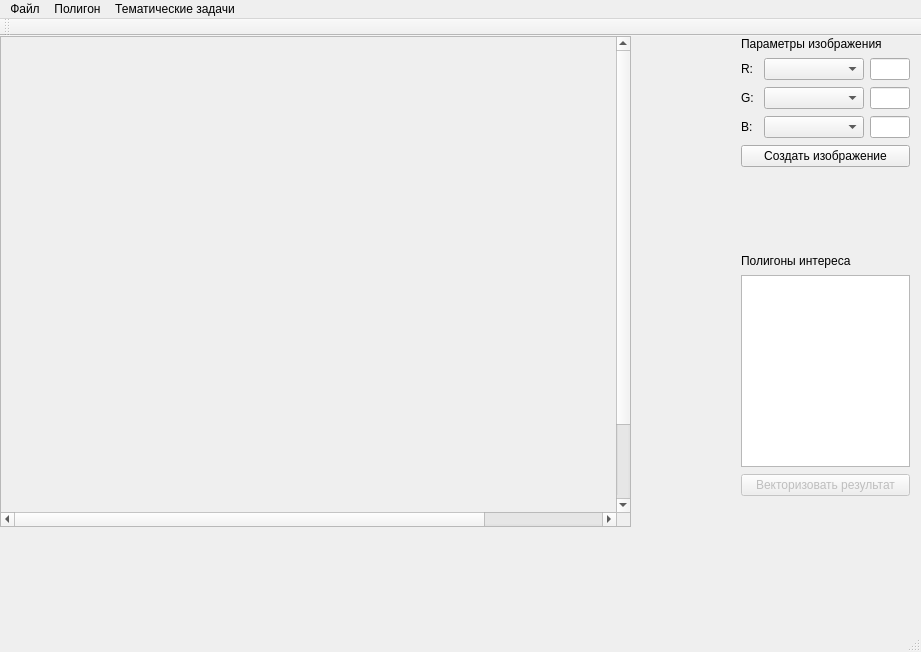
<?xml version="1.0" encoding="UTF-8"?>
<ui version="4.0">
 <class>DNSpecBath</class>
 <widget class="QMainWindow" name="DNSpecBath">
  <property name="geometry">
   <rect>
    <x>0</x>
    <y>0</y>
    <width>921</width>
    <height>652</height>
   </rect>
  </property>
  <property name="windowTitle">
   <string>Spectral Bathynometry</string>
  </property>
  <widget class="QWidget" name="centralWidget">
   <widget class="QScrollArea" name="scrollArea">
    <property name="geometry">
     <rect>
      <x>0</x>
      <y>0</y>
      <width>631</width>
      <height>491</height>
     </rect>
    </property>
    <property name="widgetResizable">
     <bool>false</bool>
    </property>
    <widget class="QWidget" name="scrollAreaWidgetContents">
     <property name="geometry">
      <rect>
       <x>0</x>
       <y>0</y>
       <width>769</width>
       <height>569</height>
      </rect>
     </property>
    </widget>
   </widget>
   <widget class="DNWidgetImage" name="DNWPic" native="true">
    <property name="geometry">
     <rect>
      <x>190</x>
      <y>490</y>
      <width>181</width>
      <height>101</height>
     </rect>
    </property>
    <property name="mouseTracking">
     <bool>true</bool>
    </property>
   </widget>
   <widget class="QWidget" name="WidgetViewParam" native="true">
    <property name="geometry">
     <rect>
      <x>740</x>
      <y>0</y>
      <width>171</width>
      <height>461</height>
     </rect>
    </property>
    <layout class="QGridLayout" name="LayRGB" rowstretch="0,0,0,0,0,0,0">
     <property name="sizeConstraint">
      <enum>QLayout::SetMinAndMaxSize</enum>
     </property>
     <property name="margin">
      <number>1</number>
     </property>
     <property name="spacing">
      <number>7</number>
     </property>
     <item row="2" column="0" colspan="2">
      <widget class="QPushButton" name="ButtonReCalcImg">
       <property name="text">
        <string>Создать изображение</string>
       </property>
      </widget>
     </item>
     <item row="5" column="0" colspan="2">
      <widget class="QTreeWidget" name="treePolygons">
       <attribute name="headerVisible">
        <bool>false</bool>
       </attribute>
       <column>
        <property name="text">
         <string notr="true">1</string>
        </property>
       </column>
      </widget>
     </item>
     <item row="1" column="0" colspan="2">
      <layout class="QGridLayout" name="gridLayout" rowstretch="0,0,0,0" columnstretch="0,50,0" rowminimumheight="0,0,0,0" columnminimumwidth="0,50,0">
       <property name="sizeConstraint">
        <enum>QLayout::SetFixedSize</enum>
       </property>
       <property name="verticalSpacing">
        <number>7</number>
       </property>
       <item row="1" column="0">
        <widget class="QLabel" name="label">
         <property name="text">
          <string>R:</string>
         </property>
        </widget>
       </item>
       <item row="2" column="0">
        <widget class="QLabel" name="label_2">
         <property name="text">
          <string>G:</string>
         </property>
        </widget>
       </item>
       <item row="2" column="2">
        <widget class="QLineEdit" name="EditKG">
         <property name="minimumSize">
          <size>
           <width>40</width>
           <height>0</height>
          </size>
         </property>
         <property name="maximumSize">
          <size>
           <width>40</width>
           <height>16777215</height>
          </size>
         </property>
        </widget>
       </item>
       <item row="3" column="0">
        <widget class="QLabel" name="label_3">
         <property name="text">
          <string>B:</string>
         </property>
        </widget>
       </item>
       <item row="3" column="2">
        <widget class="QLineEdit" name="EditKB">
         <property name="minimumSize">
          <size>
           <width>40</width>
           <height>0</height>
          </size>
         </property>
         <property name="maximumSize">
          <size>
           <width>40</width>
           <height>16777215</height>
          </size>
         </property>
        </widget>
       </item>
       <item row="1" column="2">
        <widget class="QLineEdit" name="EditKR">
         <property name="minimumSize">
          <size>
           <width>40</width>
           <height>0</height>
          </size>
         </property>
         <property name="maximumSize">
          <size>
           <width>40</width>
           <height>16777215</height>
          </size>
         </property>
        </widget>
       </item>
       <item row="3" column="1">
        <widget class="QComboBox" name="ComboB">
         <property name="minimumSize">
          <size>
           <width>100</width>
           <height>0</height>
          </size>
         </property>
         <property name="maximumSize">
          <size>
           <width>100</width>
           <height>16777215</height>
          </size>
         </property>
        </widget>
       </item>
       <item row="2" column="1">
        <widget class="QComboBox" name="ComboG">
         <property name="minimumSize">
          <size>
           <width>100</width>
           <height>0</height>
          </size>
         </property>
        </widget>
       </item>
       <item row="1" column="1">
        <widget class="QComboBox" name="ComboR">
         <property name="minimumSize">
          <size>
           <width>100</width>
           <height>0</height>
          </size>
         </property>
         <property name="sizeAdjustPolicy">
          <enum>QComboBox::AdjustToContents</enum>
         </property>
        </widget>
       </item>
      </layout>
     </item>
     <item row="0" column="0">
      <widget class="QLabel" name="label_4">
       <property name="text">
        <string>Параметры изображения</string>
       </property>
      </widget>
     </item>
     <item row="4" column="0">
      <widget class="QLabel" name="label_5">
       <property name="text">
        <string>Полигоны интереса</string>
       </property>
      </widget>
     </item>
     <item row="3" column="0">
      <spacer name="verticalSpacer">
       <property name="orientation">
        <enum>Qt::Vertical</enum>
       </property>
       <property name="sizeHint" stdset="0">
        <size>
         <width>20</width>
         <height>17</height>
        </size>
       </property>
      </spacer>
     </item>
     <item row="6" column="0" colspan="2">
      <widget class="QPushButton" name="pbVectorize">
       <property name="enabled">
        <bool>false</bool>
       </property>
       <property name="text">
        <string>Векторизовать результат</string>
       </property>
      </widget>
     </item>
    </layout>
   </widget>
  </widget>
  <widget class="QMenuBar" name="menuBar">
   <property name="geometry">
    <rect>
     <x>0</x>
     <y>0</y>
     <width>921</width>
     <height>26</height>
    </rect>
   </property>
   <widget class="QMenu" name="menu">
    <property name="title">
     <string>Файл</string>
    </property>
    <addaction name="FileOpen"/>
    <addaction name="OpenLastImg"/>
   </widget>
   <widget class="QMenu" name="menu_2">
    <property name="title">
     <string>Полигон</string>
    </property>
    <addaction name="CreatePoly"/>
    <addaction name="separator"/>
    <addaction name="MultiChan"/>
   </widget>
   <widget class="QMenu" name="menu_3">
    <property name="title">
     <string>Тематические задачи</string>
    </property>
    <addaction name="Batinometriy"/>
   </widget>
   <addaction name="menu"/>
   <addaction name="menu_2"/>
   <addaction name="menu_3"/>
  </widget>
  <widget class="QToolBar" name="mainToolBar">
   <attribute name="toolBarArea">
    <enum>TopToolBarArea</enum>
   </attribute>
   <attribute name="toolBarBreak">
    <bool>false</bool>
   </attribute>
  </widget>
  <widget class="QStatusBar" name="statusBar"/>
  <action name="FileOpen">
   <property name="text">
    <string>Открыть</string>
   </property>
  </action>
  <action name="CreatePoly">
   <property name="checkable">
    <bool>true</bool>
   </property>
   <property name="text">
    <string>Создать полигон</string>
   </property>
  </action>
  <action name="Batinometriy">
   <property name="text">
    <string>Батинометрия</string>
   </property>
  </action>
  <action name="OpenLastImg">
   <property name="text">
    <string>Открыть последнее изображение</string>
   </property>
  </action>
  <action name="MultiChan">
   <property name="text">
    <string>Множитель каналов</string>
   </property>
  </action>
 </widget>
 <layoutdefault spacing="6" margin="11"/>
 <customwidgets>
  <customwidget>
   <class>DNWidgetImage</class>
   <extends>QWidget</extends>
   <header location="global">dnwidgetimage.h</header>
   <container>1</container>
  </customwidget>
 </customwidgets>
 <resources/>
 <connections/>
</ui>
